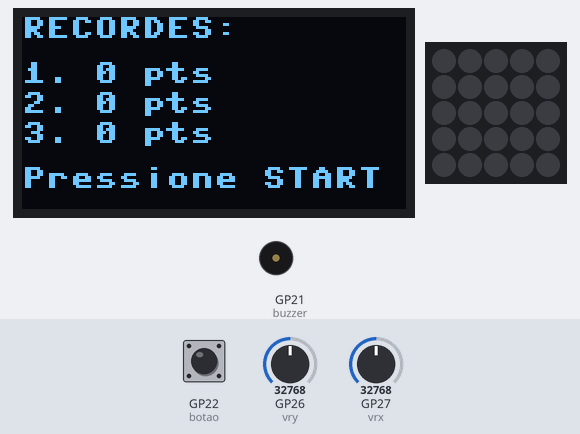
The program below on a simulated Raspberry Pi Pico running MicroPython. On the bench: 128×64 one-colour display, 5×5 RGB LED matrix, buzzer (waves = sounding). The test bench sets the inputs (shaded band); at power-on: GP22 (botao) HIGH, GP26 (vry) = 32768, GP27 (vrx) = 32768 (analog values on the 0–65535 scale). Dim RGB values are drawn brighter than linear; files the program writes start out absent; random numbers come from a fixed seed; the 25 LEDs are laid out as on the BitDogLab board (LED 0 bottom right, every second row reversed); files that are not in the repository are absent; the clock reads 2024-03-15 10:24:30 at power-on unless the program sets it.

Above: at 5.0 s.
5.1 s: GP22 (botao) pulled LOW for 0.15 s
At 5.9 s:
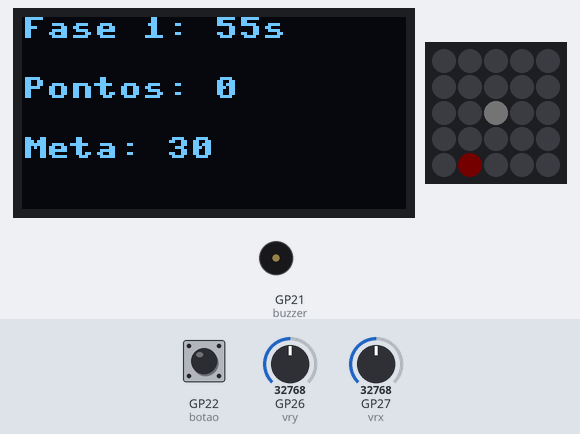
7.7 s: GP26 (vry) set to 29345
At 8.9 s:
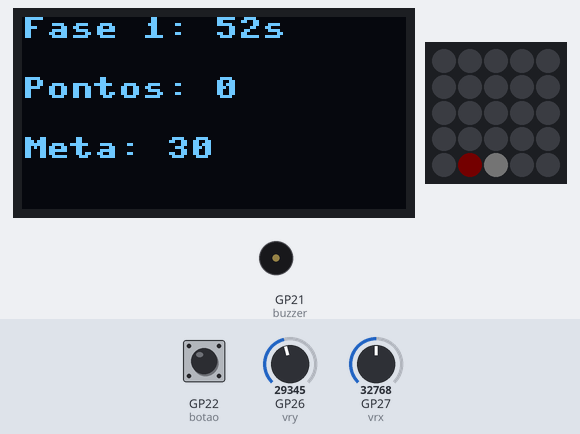
9.6 s: GP27 (vrx) set to 29345
At 10.16 s:
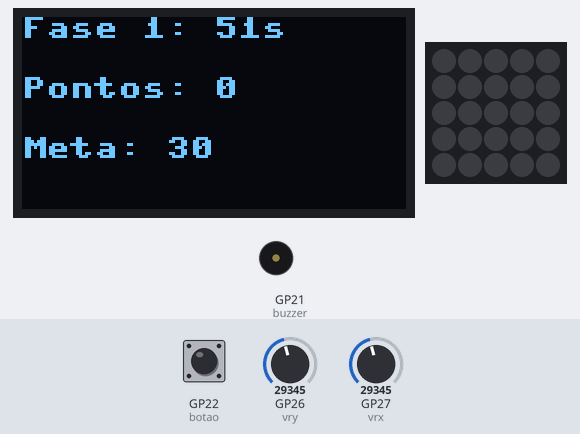
11.5 s: GP26 (vry) set to 50655
At 12.01 s:
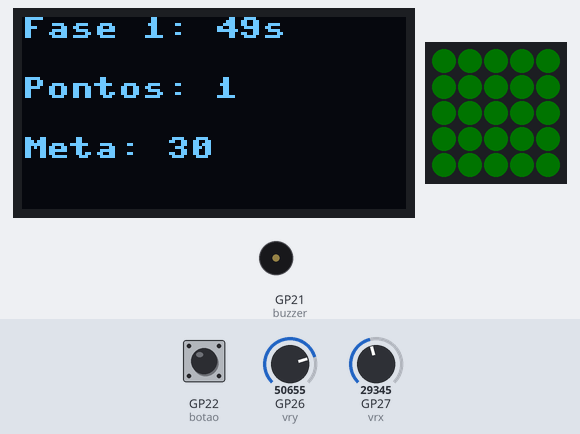
13.4 s: GP27 (vrx) set to 50655
At 14.9 s:
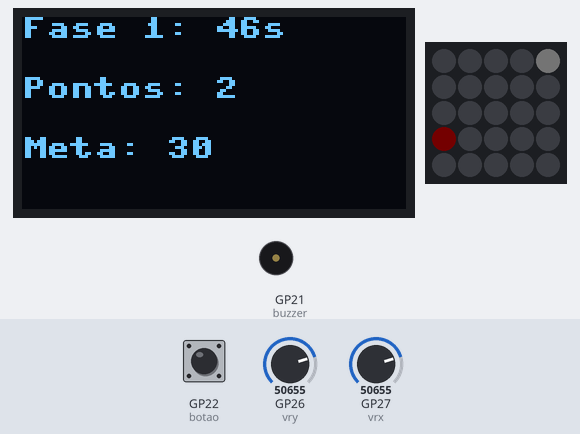
15.1 s: GP26 (vry) set to 19660
At 20.09 s:
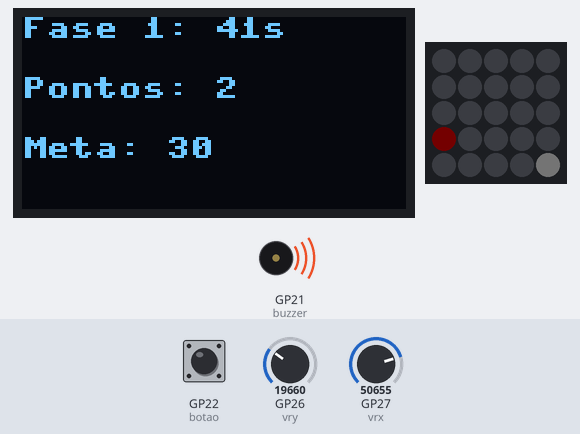
Timing chart, 0 to 63.1 s (numbered marks = the images above; inputs shaded):
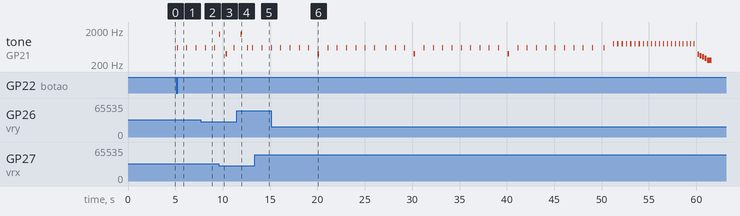

The program:

Jogo_Matriz.py
```python
from machine import Pin, ADC, PWM, SoftI2C
import neopixel
import utime
import random
from ssd1306 import SSD1306_I2C

# --- Configurações de Hardware ---
i2c_oled = SoftI2C(scl=Pin(15), sda=Pin(14))
oled = SSD1306_I2C(128, 64, i2c_oled)

NUM_LEDS = 25
np = neopixel.NeoPixel(Pin(7), NUM_LEDS)

LED_MATRIX = [
    [24, 23, 22, 21, 20],
    [15, 16, 17, 18, 19],
    [14, 13, 12, 11, 10],
    [5, 6, 7, 8, 9],
    [4, 3, 2, 1, 0]
]

vrx = ADC(27)
vry = ADC(26)
botao = Pin(22, Pin.IN, Pin.PULL_UP)
buzzer = PWM(Pin(21))
buzzer.duty_u16(0)

# --- Variáveis do Jogo ---
x, y = 2, 2
target_x, target_y = random.randint(0, 4), random.randint(0, 4)
pontos = 0
pontos_fase1 = 0
game_over = False
fase = 1
start_time = utime.time()
ultimo_segundo = None
tempo_base = 0.2  # Fase 1: 0.2s, Fase 2: 0.1s
recordes = [0, 0, 0]
META_FASE1 = 30
TEMPO_FASE = 60

# --- Funções de Áudio ---
def beep(freq=1000, duration=100, volume=15000):
    buzzer.freq(freq)
    buzzer.duty_u16(volume)
    utime.sleep_ms(duration)
    buzzer.duty_u16(0)

def som_triste():
    for freq in [392, 349, 329, 293]:
        beep(freq, 200, 10000)
        utime.sleep_ms(50)
    beep(261, 500, 10000)

def som_vitoria():
    for freq in [523, 659, 784, 1047]:
        beep(freq, 150, 15000)
        utime.sleep_ms(50)

def beep_temporizador():
    global ultimo_segundo
    tempo_restante = TEMPO_FASE - (utime.time() - start_time)
    segundo_atual = int(tempo_restante)

    if segundo_atual != ultimo_segundo and 10 <= segundo_atual <= 60:
        if segundo_atual % 10 == 0 and segundo_atual != 10:
            beep(400, 150)
        else:
            beep(600, 80)
        ultimo_segundo = segundo_atual
    elif 0 < segundo_atual < 10:
        beep(800, 50 + segundo_atual * 10)
        utime.sleep_ms(100)

# --- Funções do Jogo ---
def animacao_acerto():
    for _ in range(2):
        for i in range(NUM_LEDS):
            np[i] = (0, 1, 0)  # Verde 2%
        np.write()
        utime.sleep(0.1)
        np.fill((0, 0, 0))
        np.write()
        utime.sleep(0.1)

def animacao_mudanca_fase():
    for _ in range(3):
        for i in range(NUM_LEDS):
            np[i] = (1, 1, 0)  # Amarelo 2%
        np.write()
        utime.sleep(0.15)
        np.fill((0, 0, 0))
        np.write()
        utime.sleep(0.15)

def desenha():
    if game_over:
        np.fill((0, 0, 0))
        np.write()
        return

    np.fill((0, 0, 0))
    np[LED_MATRIX[y][x]] = (1, 1, 1)       # Jogador
    np[LED_MATRIX[target_y][target_x]] = (1, 0, 0)  # Alvo
    np.write()

def carregar_recordes():
    try:
        with open('recordes.txt', 'r') as f:
            return [int(line.strip()) for line in f.readlines()]
    except:
        return [0, 0, 0]

def salvar_recordes():
    with open('recordes.txt', 'w') as f:
        for rec in recordes:
            f.write(str(rec) + '\n')

def atualizar_recordes(pontuacao):
    global recordes
    if pontuacao > recordes[0]:
        recordes = [pontuacao, recordes[0], recordes[1]]
    elif pontuacao > recordes[1]:
        recordes = [recordes[0], pontuacao, recordes[1]]
    elif pontuacao > recordes[2]:
        recordes[2] = pontuacao
    salvar_recordes()

def mostrar_menu():
    oled.fill(0)
    oled.text("RECORDES:", 0, 0)
    oled.text(f"1. {recordes[0]} pts", 0, 15)
    oled.text(f"2. {recordes[1]} pts", 0, 25)
    oled.text(f"3. {recordes[2]} pts", 0, 35)
    oled.text("Pressione START", 0, 50)
    oled.show()

def atualiza_display():
    oled.fill(0)
    tempo_restante = max(0, TEMPO_FASE - (utime.time() - start_time))

    oled.text(f"Fase {fase}: {int(tempo_restante)}s", 0, 0)
    oled.text(f"Pontos: {pontos}", 0, 20)
    oled.text(f"Meta: {META_FASE1 if fase == 1 else 'SOBREVIVA'}", 0, 40)

    if game_over:
        oled.text("GAME OVER!", 0, 55)
    oled.show()

def verifica_tempo():
    global fase, game_over, start_time, tempo_base, pontos_fase1

    tempo_decorrido = utime.time() - start_time

    if fase == 1 and pontos >= META_FASE1:
        fase = 2
        tempo_base = 0.1  # Aumenta velocidade
        pontos_fase1 = pontos
        animacao_mudanca_fase()
        som_vitoria()
        start_time = utime.time()  # Reseta timer para fase 2
    elif tempo_decorrido >= TEMPO_FASE:
        game_over = True
        if fase == 1:
            som_triste()
        atualizar_recordes(pontos_fase1 + pontos)

# --- Inicialização ---
recordes = carregar_recordes()
mostrar_menu()

# Espera início do jogo
while botao.value():
    utime.sleep(0.1)

# --- Loop principal ---
while True:
    if not game_over:
        desenha()
        atualiza_display()
        verifica_tempo()
        beep_temporizador()  # Funciona em ambas as fases agora

        # Leitura joystick
        vx = vrx.read_u16()
        vy = vry.read_u16()

        if vx < 30000:
            x = max(0, x - 1)
        elif vx > 50000:
            x = min(4, x + 1)

        if vy < 30000:
            y = min(4, y + 1)
        elif vy > 50000:
            y = max(0, y - 1)

        # Checa colisão com alvo
        if x == target_x and y == target_y:
            pontos += 1
            beep(1500, 50)
            animacao_acerto()
            target_x, target_y = random.randint(0, 4), random.randint(0, 4)
            while target_x == x and target_y == y:
                target_x, target_y = random.randint(0, 4), random.randint(0, 4)

        utime.sleep(tempo_base)
    else:
        desenha()
        atualiza_display()
        if not botao.value():
            x, y = 2, 2
            pontos = 0
            pontos_fase1 = 0
            game_over = False
            fase = 1
            tempo_base = 0.2
            start_time = utime.time()
            ultimo_segundo = None
            utime.sleep(0.5)
```

Measured:
- after the input at 5.1 s, tone on GP21 (buzzer): alternates 600 Hz for 0.08 s and silent for 0.90 s, starting after 0.08 s; the display: changes after 0.08 s (image 1)
- what the display in image 2 shows lasts 0.7 s, from 8.4 s to 9.1 s
